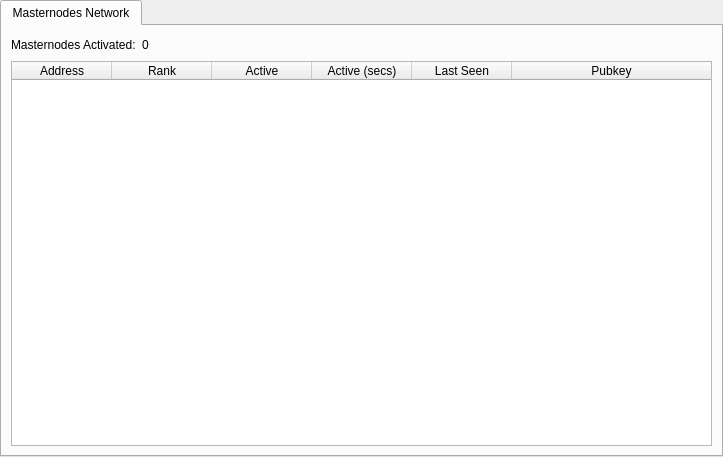
<?xml version="1.0" encoding="UTF-8"?>
<ui version="4.0">
 <class>MasternodeManager</class>
 <widget class="QWidget" name="MasternodeManager">
  <property name="geometry">
   <rect>
    <x>0</x>
    <y>0</y>
    <width>723</width>
    <height>457</height>
   </rect>
  </property>
  <property name="windowTitle">
   <string>Form</string>
  </property>
  <layout class="QVBoxLayout" name="topLayout">
   <property name="margin">
    <number>0</number>
   </property>
   <item>
    <layout class="QVBoxLayout" name="verticalLayout">
     <property name="bottomMargin">
      <number>0</number>
     </property>
     <item>
      <widget class="QTabWidget" name="tabWidget">
       <property name="currentIndex">
        <number>0</number>
       </property>
       <widget class="QWidget" name="tab">
        <attribute name="title">
         <string>Masternodes Network</string>
        </attribute>
        <layout class="QGridLayout" name="gridLayout">
         <item row="1" column="0">
          <widget class="QTableWidget" name="tableWidget">
           <property name="editTriggers">
            <set>QAbstractItemView::NoEditTriggers</set>
           </property>
           <property name="alternatingRowColors">
            <bool>true</bool>
           </property>
           <property name="selectionBehavior">
            <enum>QAbstractItemView::SelectRows</enum>
           </property>
           <attribute name="horizontalHeaderStretchLastSection">
            <bool>true</bool>
           </attribute>
           <column>
            <property name="text">
             <string>Address</string>
            </property>
           </column>
           <column>
            <property name="text">
             <string>Rank</string>
            </property>
           </column>
           <column>
            <property name="text">
             <string>Active</string>
            </property>
           </column>
           <column>
            <property name="text">
             <string>Active (secs)</string>
            </property>
           </column>
           <column>
            <property name="text">
             <string>Last Seen</string>
            </property>
           </column>
           <column>
            <property name="text">
             <string>Pubkey</string>
            </property>
           </column>
          </widget>
         </item>
         
         <item row="0" column="0">
          <layout class="QHBoxLayout" name="horizontalLayout_3">
           <property name="bottomMargin">
            <number>0</number>
           </property>
           <item>
            <widget class="QLabel" name="label_2">
             <property name="text">
              <string>Masternodes Activated:</string>
             </property>
            </widget>
           </item>
           <item>
            <widget class="QLabel" name="countLabel">
             <property name="text">
              <string>0</string>
             </property>
            </widget>
           </item>
           <item>
            <spacer name="horizontalSpacer_3">
             <property name="orientation">
              <enum>Qt::Horizontal</enum>
             </property>
             <property name="sizeHint" stdset="0">
              <size>
               <width>40</width>
               <height>20</height>
              </size>
             </property>
            </spacer>
           </item>
          </layout>
         </item>
         
        </layout>
       </widget>
       
      </widget>
     </item>
    </layout>
   </item>
  </layout>
 </widget>
 <resources/>
 <connections/>
</ui>
